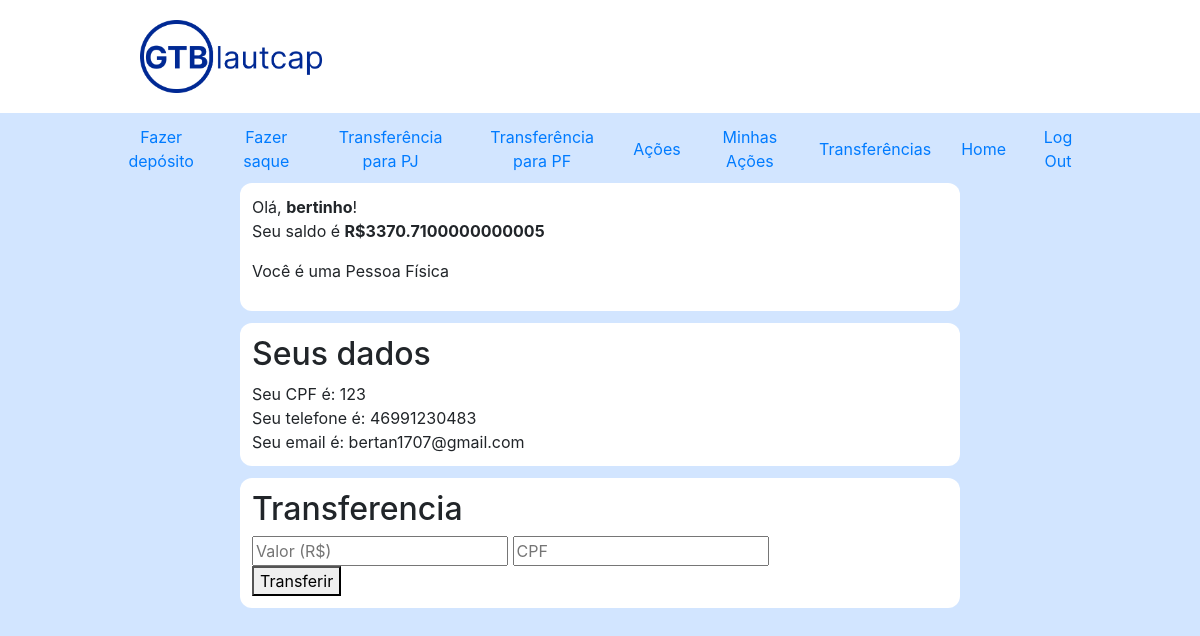
Before: /transferenciaPFparaPF (signed in) with the older database file.
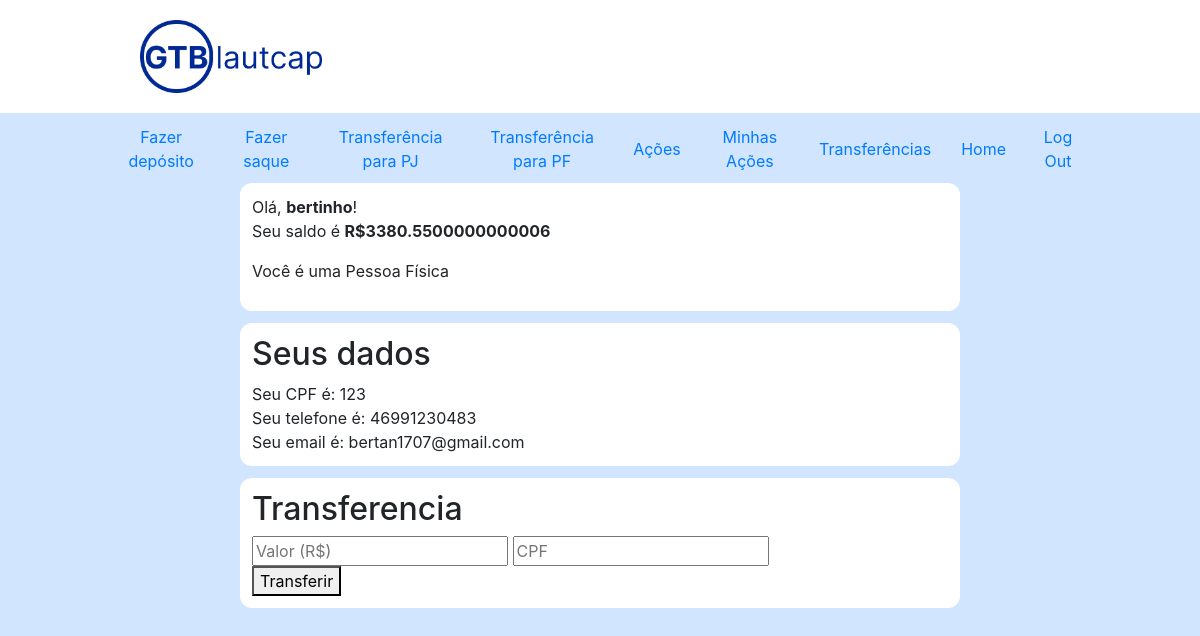
After: the same page with the newer database file.
### gtb/models.py (models this page shows, shortened)
class PessoaFisica(models.Model):
    user            = models.OneToOneField(User, on_delete=models.CASCADE)
    CPF             = models.CharField(max_length=15, null=False, blank=False, primary_key=True)
    nome_completo   = models.CharField(max_length=64, null=False, blank=False)
    telefone        = models.CharField(max_length=8, null=False, blank=False)
    saldo_da_conta  = models.FloatField(default=0, null=False, blank=False)

### gtb/viewsPF.py (the view)
# urls.py: path("transferenciaPFparaPF", viewsPF.transferenciaPFparaPF, name="transferenciaPFparaPF"),
@login_required
def transferenciaPFparaPF(request):
    if request.method == "POST":
        valor = request.POST["valor"]
        CPF_dest = request.POST["CPF"]
        if not valor:
            messages.error(request, "Insira o valor")
            cliente = models.PessoaFisica.objects.get(user=request.user)
            return render(request, "gtb/transferenciaparaPF.html", {
                "user": request.user,
                "cliente": cliente
            })
        if not CPF_dest:
            messages.error(request, "Insira CPF")
            cliente = models.PessoaFisica.objects.get(user=request.user)
            return render(request, "gtb/transferenciaparaPF.html", {
                "user": request.user,
                "cliente": cliente
            })
        currentUser = request.user
        sql_query_pf = """
        UPDATE gtb_pessoafisica
        SET saldo_da_conta = saldo_da_conta - %s
        WHERE user_id = %s;
        """
        sql_query_pj = """
        UPDATE gtb_pessoafisica
        SET saldo_da_conta = saldo_da_conta + %s
        WHERE CPF = %s;
        """
        sql_query_historico = """
            INSERT INTO gtb_historicotransferencias (horario, valor, recebeu, tipo_recebe, enviou, tipo_envia)
            VALUES (%s, %s, %s, %s, %s, %s)
        """
        with connection.cursor() as cursor:
            cursor.execute(sql_query_pf, [valor, currentUser.id])
            cursor.execute(sql_query_pj, [valor, CPF_dest])
            cursor.execute(sql_query_historico, [datetime.now(), valor, CPF_dest, 'PF', currentUser.id, 'PF'])
        cliente = models.PessoaFisica.objects.get(user=request.user)
        connection.commit()
        return render(request, "gtb/transferenciaparaPF.html", {
            "user": request.user,
            "cliente": cliente
        })
    else:
        cliente = models.PessoaFisica.objects.get(user=request.user)
        return render(request, "gtb/transferenciaparaPF.html", {
            "user": request.user,
            "cliente": cliente
        })

### gtb/templates/gtb/transferenciaparaPF.html (shortened to what this page needs)
{% extends "gtb/layout.html" %}
{% load filter %}
{% load static %}
{% block body %}
    {% if cliente %}
        {% if user.is_pessoaFisica %}
            <div class="info">
                <p>Olá, <b>{{ cliente.nome_completo }}</b>!<br>
                Seu saldo é <b>R${{ cliente.saldo_da_conta }}</b>  <br></p>
                <p> Você é uma Pessoa Física </p>
            </div>
            <div class="info">
                <h2>Seus dados</h2>
                Seu CPF é: {{ cliente.CPF }} <br>
                Seu telefone é: {{ cliente.telefone }} <br>
                Seu email é: {{ user.email }} <br>
            </div>
            <div class="info">
                <h2>Transferencia</h2>
                <form action="{% url 'transferenciaPFparaPF' %}" method="post">
                    <div>
                        <input class="bidInput" type="number" name="valor" placeholder="Valor (R$)">
                        <input class="bidInput" type="text" name="CPF" placeholder="CPF">
                    </div>
                    <div class="button">
                        <button type="submit">Transferir</button>
                </form>
            </div>
        {% endif %}
    {% endif %}
{% endblock %}

Changed rows visible on the page:
changed PessoaFisica "bertinho": saldo_da_conta "3370.7100000000005" → "3380.5500000000006"
